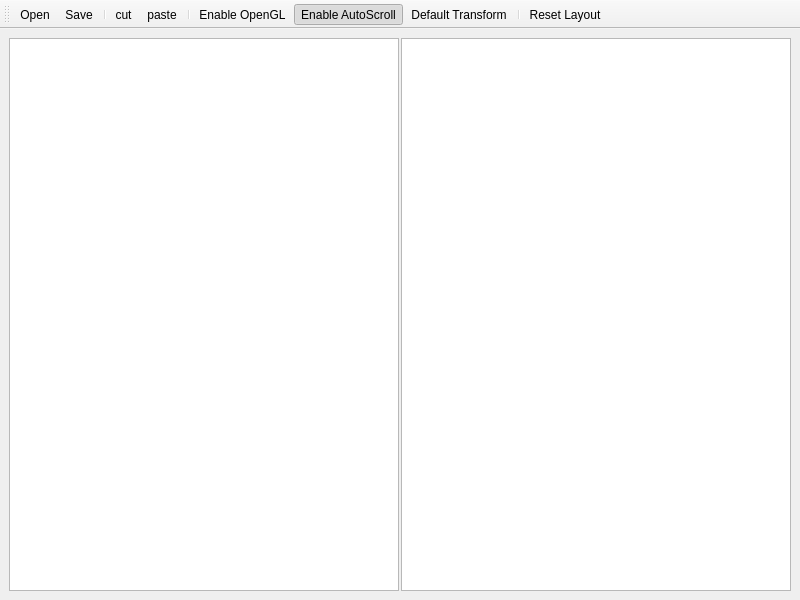
<?xml version="1.0" encoding="UTF-8"?>
<ui version="4.0">
 <class>SheetManager</class>
 <widget class="QMainWindow" name="SheetManager">
  <property name="windowModality">
   <enum>Qt::NonModal</enum>
  </property>
  <property name="geometry">
   <rect>
    <x>0</x>
    <y>0</y>
    <width>800</width>
    <height>600</height>
   </rect>
  </property>
  <property name="sizePolicy">
   <sizepolicy hsizetype="Fixed" vsizetype="Fixed">
    <horstretch>0</horstretch>
    <verstretch>0</verstretch>
   </sizepolicy>
  </property>
  <property name="mouseTracking">
   <bool>true</bool>
  </property>
  <property name="focusPolicy">
   <enum>Qt::StrongFocus</enum>
  </property>
  <property name="windowTitle">
   <string>Sheet Manager v1.2</string>
  </property>
  <property name="windowIcon">
   <iconset resource="../../resource/resource.qrc">
    <normaloff>:/estk/images/estk.ico</normaloff>:/estk/images/estk.ico</iconset>
  </property>
  <widget class="QWidget" name="centralwidget">
   <layout class="QHBoxLayout" name="horizontalLayout" stretch="1,0,1">
    <property name="spacing">
     <number>2</number>
    </property>
    <property name="sizeConstraint">
     <enum>QLayout::SetNoConstraint</enum>
    </property>
    <item>
     <layout class="QVBoxLayout" name="_srcVerticalLayout">
      <item>
       <widget class="SheetManagerSourceView" name="_srcView">
        <property name="minimumSize">
         <size>
          <width>0</width>
          <height>0</height>
         </size>
        </property>
       </widget>
      </item>
     </layout>
    </item>
    <item>
     <spacer name="horizontalSpacer">
      <property name="orientation">
       <enum>Qt::Horizontal</enum>
      </property>
      <property name="sizeHint" stdset="0">
       <size>
        <width>0</width>
        <height>20</height>
       </size>
      </property>
     </spacer>
    </item>
    <item>
     <layout class="QVBoxLayout" name="_destVerticalLayout">
      <item>
       <widget class="SheetManagerDestView" name="_destView"/>
      </item>
     </layout>
    </item>
   </layout>
  </widget>
  <widget class="QToolBar" name="toolBar">
   <property name="windowTitle">
    <string>toolBar</string>
   </property>
   <attribute name="toolBarArea">
    <enum>TopToolBarArea</enum>
   </attribute>
   <attribute name="toolBarBreak">
    <bool>false</bool>
   </attribute>
   <addaction name="actionOpen"/>
   <addaction name="actionSave"/>
   <addaction name="separator"/>
   <addaction name="actionCut"/>
   <addaction name="actionPaste"/>
   <addaction name="separator"/>
   <addaction name="actionEnable_OpenGL"/>
   <addaction name="actionToggle_AutoScroll"/>
   <addaction name="actionDefault_Transform"/>
   <addaction name="separator"/>
   <addaction name="actionReset_Layout"/>
  </widget>
  <widget class="QMenuBar" name="menuBar">
   <property name="geometry">
    <rect>
     <x>0</x>
     <y>0</y>
     <width>800</width>
     <height>22</height>
    </rect>
   </property>
  </widget>
  <action name="actionOpen">
   <property name="icon">
    <iconset resource="../../resource/resource.qrc">
     <normaloff>:/toolbar/images/openIcon.png</normaloff>
     <activeoff>:/toolbar/images/openIconColor.png</activeoff>:/toolbar/images/openIcon.png</iconset>
   </property>
   <property name="text">
    <string>Open...</string>
   </property>
   <property name="toolTip">
    <string>Open...</string>
   </property>
  </action>
  <action name="actionSave">
   <property name="icon">
    <iconset resource="../../resource/resource.qrc">
     <normaloff>:/toolbar/images/saveIcon.png</normaloff>
     <activeoff>:/toolbar/images/saveIconColor.png</activeoff>:/toolbar/images/saveIcon.png</iconset>
   </property>
   <property name="text">
    <string>Save</string>
   </property>
   <property name="toolTip">
    <string>Save</string>
   </property>
   <property name="shortcut">
    <string>Ctrl+S</string>
   </property>
  </action>
  <action name="actionEnable_OpenGL">
   <property name="checkable">
    <bool>true</bool>
   </property>
   <property name="icon">
    <iconset resource="../../resource/resource.qrc">
     <normaloff>:/toolbar/images/openGLIcon.png</normaloff>
     <activeoff>:/toolbar/images/openGLIconColor.png</activeoff>:/toolbar/images/openGLIcon.png</iconset>
   </property>
   <property name="text">
    <string>Enable OpenGL</string>
   </property>
   <property name="toolTip">
    <string>Enable OpenGL</string>
   </property>
  </action>
  <action name="actionCut">
   <property name="icon">
    <iconset resource="../../resource/resource.qrc">
     <normaloff>:/toolbar/images/cutIcon.png</normaloff>:/toolbar/images/cutIcon.png</iconset>
   </property>
   <property name="text">
    <string>cut</string>
   </property>
   <property name="toolTip">
    <string>cut</string>
   </property>
   <property name="shortcut">
    <string>Ctrl+X</string>
   </property>
  </action>
  <action name="actionPaste">
   <property name="icon">
    <iconset resource="../../resource/resource.qrc">
     <normaloff>:/toolbar/images/pasteIcon.png</normaloff>:/toolbar/images/pasteIcon.png</iconset>
   </property>
   <property name="text">
    <string>paste</string>
   </property>
   <property name="toolTip">
    <string>paste</string>
   </property>
   <property name="shortcut">
    <string>Ctrl+V</string>
   </property>
  </action>
  <action name="actionToggle_AutoScroll">
   <property name="checkable">
    <bool>true</bool>
   </property>
   <property name="checked">
    <bool>true</bool>
   </property>
   <property name="icon">
    <iconset resource="../../resource/resource.qrc">
     <normaloff>:/toolbar/images/toggle-autoscroll.png</normaloff>
     <activeoff>:/toolbar/images/toggle-autoscroll-color.png</activeoff>:/toolbar/images/toggle-autoscroll.png</iconset>
   </property>
   <property name="text">
    <string>Enable AutoScroll</string>
   </property>
   <property name="toolTip">
    <string>Enable/Disable Viewport Autoscroll</string>
   </property>
  </action>
  <action name="actionDefault_Transform">
   <property name="icon">
    <iconset resource="../../resource/resource.qrc">
     <normaloff>:/toolbar/images/default-transform.png</normaloff>
     <activeoff>:/toolbar/images/default-transform-color.png</activeoff>:/toolbar/images/default-transform.png</iconset>
   </property>
   <property name="text">
    <string>Default Transform</string>
   </property>
   <property name="toolTip">
    <string>Reset Viewport Transforms</string>
   </property>
  </action>
  <action name="actionReset_Layout">
   <property name="icon">
    <iconset resource="../../resource/resource.qrc">
     <normaloff>:/toolbar/images/resetLayoutIcon.png</normaloff>:/toolbar/images/resetLayoutIcon.png</iconset>
   </property>
   <property name="text">
    <string>Reset Layout</string>
   </property>
   <property name="toolTip">
    <string>Restore Default Window Layout</string>
   </property>
  </action>
 </widget>
 <customwidgets>
  <customwidget>
   <class>SheetManagerSourceView</class>
   <extends>QGraphicsView</extends>
   <header>sheetManagerSourceView.h</header>
  </customwidget>
  <customwidget>
   <class>SheetManagerDestView</class>
   <extends>QGraphicsView</extends>
   <header>sheetManagerDestView.h</header>
  </customwidget>
 </customwidgets>
 <resources>
  <include location="../../resource/resource.qrc"/>
 </resources>
 <connections/>
</ui>
